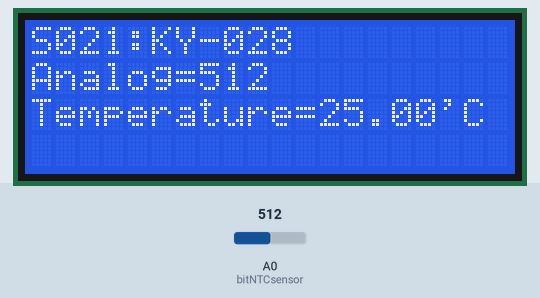
Recording of a sketch running on a simulated Arduino Uno, built with avr-gcc and run on an emulated ATmega328P. On the bench: 20×4 character LCD. Inputs (shaded band) come from the test bench; at power-on: A0 (bitNTCsensor) = 512.

Above: at 2.2 s.
2.3 s: A0 (bitNTCsensor) set to 358
At 3.5 s:
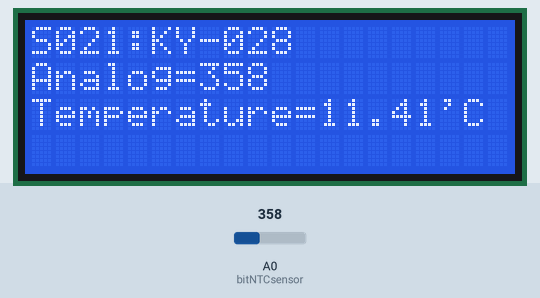
4.6 s: A0 (bitNTCsensor) set to 333
At 5.6 s:
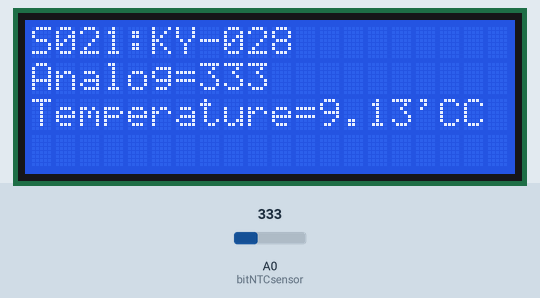
6.7 s: A0 (bitNTCsensor) set to 251
At 8.5 s:
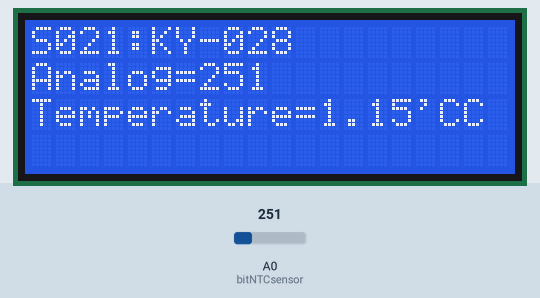
8.8 s: A0 (bitNTCsensor) set to 228
At 10.6 s:
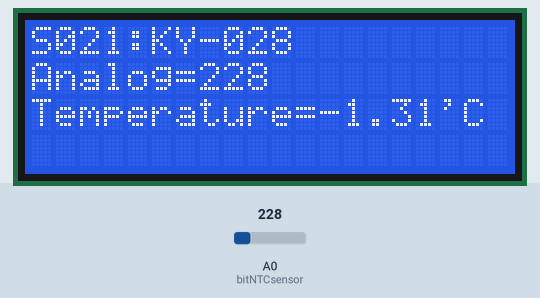
10.9 s: A0 (bitNTCsensor) set to 0
At 12.7 s:
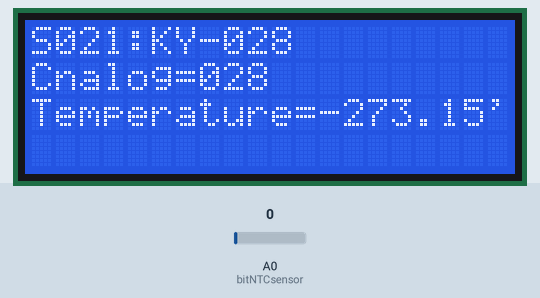
13.0 s: A0 (bitNTCsensor) set to 306
At 14.8 s:
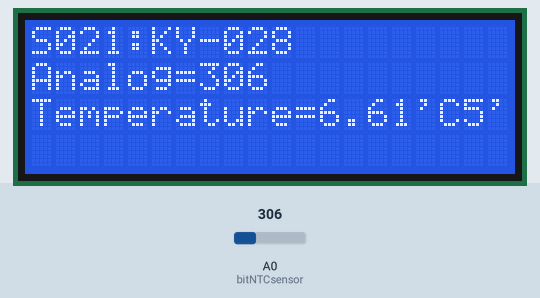
Timing chart, 0 to 16.0 s (numbered marks = the images above; inputs shaded):
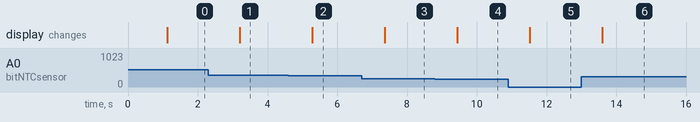

Measured:
- the behaviour switches between 343 and 342 on A0 (bitNTCsensor) (found by bisection; images 1 and 2)
- the behaviour switches between 241 and 240 on A0 (bitNTCsensor) (found by bisection; images 3 and 4)
- after the input at 2.3 s, the display: changes after 0.90 s (image 1)
- after the input at 4.6 s, the display: changes after 0.68 s (image 2)
- after the input at 6.7 s, the display: changes after 0.66 s (image 3)
- after the input at 8.8 s, the display: changes after 0.63 s (image 4)
- after the input at 10.9 s, the display: changes after 0.61 s (image 5)
- after the input at 13.0 s, the display: changes after 0.59 s (image 6)

The sketch:

basic_test.ino
```cpp
/* Multifunctional Digital Temperature Sensor Module LM393 (KY-028) [S021] : http://rdiot.tistory.com/49 [RDIoT Demo] */

#include <Wire.h>
#include <LiquidCrystal_I2C.h>

LiquidCrystal_I2C lcd(0x27,20,4);  // LCD2004
int bitNTCsensor = A0;

void setup()
{
  lcd.init();  // initialize the lcd
  lcd.backlight();
  lcd.print("start LCD2004");

  delay(1000);

  lcd.clear();
}

void loop()
{
  lcd.setCursor(0,0);
  lcd.print("S021:KY-028");

  int realVal = analogRead(bitNTCsensor);
  double temp = Thermistor(realVal);

  lcd.setCursor(0,1);
  lcd.print("Analog=" + (String)realVal);

  lcd.setCursor(0,2);
  lcd.print("Temperature=" + (String)temp + "'C");

  delay(1000);
}

double Thermistor(int RawADC) {
  double Temp;
  Temp = log(10000.0 * ((1024.0/RawADC-1)));
  Temp = 1 / (0.001129148 + (0.000234125 + (0.0000000876741 * Temp * Temp)) * Temp);
  Temp = Temp - 273.15;
  //Temp = (Temp *9.0) /5.0 + 32.0;
  return Temp;
}
```
